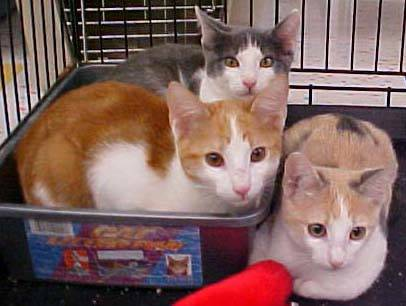
#> input picture keras_2_example_classifier/data/test1/cats/cat.126.jpg, 406 x 306 px
$ python otsu_binarization.py ../keras_2_example_classifier/data/test1/cats/cat.126.jpg
#> lines starting #> are read from the running program, lines starting #| are printed output that depends on the picture; after the words box and inside, x2 and y2 are one past the last pixel; in counts of white or black regions, pixels touching at a corner belong together
import sys
import cv2
import numpy as np
from matplotlib import pyplot as plt

img = cv2.imread(sys.argv[1], 0)
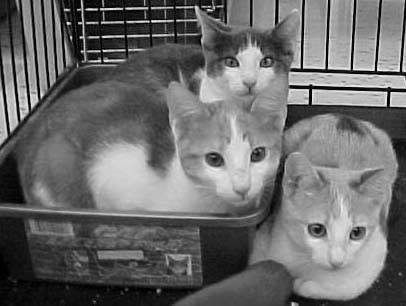
#> img: shape (306, 406); min 0, max 252, mean 106.7
blur = cv2.GaussianBlur(img,(5,5),0)
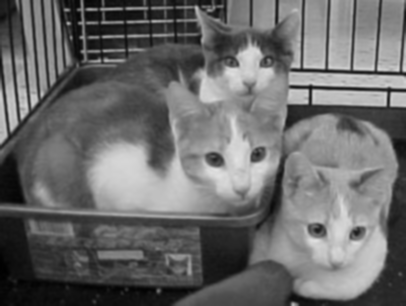
#> blur: shape (306, 406); min 0, max 225, mean 106.7
# find normalized_histogram, and its cumulative distribution function
hist = cv2.calcHist([blur],[0],None,[256],[0,256])
#> hist = 256 values, max 1082 at index 150, min 0 at index 226, mean 485.3
hist_norm = hist.ravel()/hist.max()
#> hist_norm = 256 values, max 1 at index 150, min 0 at index 226, mean 0.449
Q = hist_norm.cumsum()
#> Q = 256 values from 0.00462 to 114.8
bins = np.arange(256)
fn_min = np.inf
thresh = -1
for i in range(1,256):
    p1,p2 = np.hsplit(hist_norm,[i]) # probabilities
    q1,q2 = Q[i],Q[255]-Q[i] # cum sum of classes
    b1,b2 = np.hsplit(bins,[i]) # weights
    # finding means and variances
    m1,m2 = np.sum(p1*b1)/q1, np.sum(p2*b2)/q2
    v1,v2 = np.sum(((b1-m1)**2)*p1)/q1,np.sum(((b2-m2)**2)*p2)/q2
    # calculates the minimization function
    fn = v1*q1 + v2*q2
    if fn < fn_min:
        fn_min = fn
        thresh = i
#> this loop made 255 passes
#> (p1, q1, q2, m1, m2, v1, v2, fn) on passes 1 to 6: ([0.00462], 0.037, 114.8, 0, 106.7, 0, 3048.8, 349948.1), ([0.00462, 0.0323], 0.0786, 114.7, 0.412, 106.7, 0.152, 3046.7, 349586.9), ([0.00462, 0.0323, 0.0416], 0.118, 114.7, 0.977, 106.8, 0.406, 3043.8, 349130.9), ([0.00462, 0.0323, 0.0416, 0.0397], 0.181, 114.6, 1.3, 106.8, 0.809, 3041.7, 348703.4), ([0.00462, 0.0323, 0.0416, 0.0397, 0.0628], 0.275, 114.5, 1.77, 106.9, 1.49, 3038.4, 348040), ([0.00462, 0.0323, 0.0416, 0.0397, 0.0628, 0.0943], 0.409, 114.4, 2.34, 107, 2.31, 3033.5, 347063.3)
#> (q1, q2, m1, m2, v1, v2, fn, fn_min) on passes 8 to 13: (0.835, 114, 3.77, 107.4, 4.01, 3015.4, 343711.3, 343711.3), (1.11, 113.7, 4.5, 107.7, 4.72, 3002.8, 341473.4, 341473.4), (1.39, 113.4, 5.34, 107.9, 5.32, 2987.2, 338857.1, 338857.1), (1.69, 113.1, 6.04, 108.2, 6.05, 2971.5, 336176.5, 336176.5), (2.04, 112.8, 6.65, 108.5, 7, 2955.3, 333322.4, 333322.4), (2.56, 112.3, 6.93, 108.9, 8.61, 2940.4, 330115.8, 330115.8)
# find otsu's threshold value with OpenCV function
ret, otsu = cv2.threshold(blur,0,255,cv2.THRESH_BINARY+cv2.THRESH_OTSU)
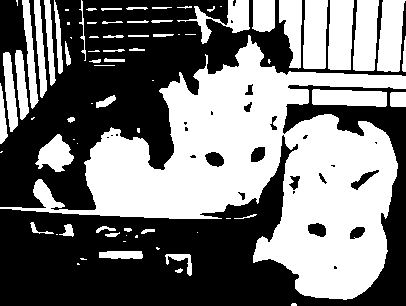
#> otsu: shape (306, 406); 47% white; 78 white regions (28 under 20 px), largest, box (x1, y1, x2, y2) and area: (0, 35, 406, 300) 41164, (328, 0, 354, 70) 1620, (377, 0, 406, 72) 1588
print( "{} {}".format(thresh,ret) )
#| 110 109.0

$ run again, on keras_2_example_classifier/data/test1/cats/cat.142.jpg
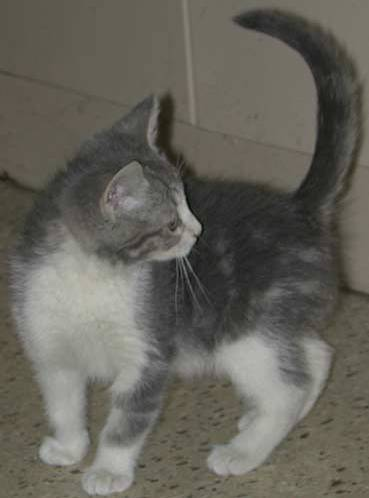
#> input picture keras_2_example_classifier/data/test1/cats/cat.142.jpg, 369 x 498 px
#> hist = 256 values, max 5778 at index 96, min 0 at index 0, mean 717.8
#> hist_norm = 256 values, max 1 at index 96, min 0 at index 0, mean 0.124
#> Q = 256 values from 0 to 31.8
#> the loop `for i in range(1,256):` made 255 passes
#> (q1, q2, m1, m2, v1, v2, fn, fn_min) on passes 24 to 30: (0.000173, 31.8, 0, 98.45, 0, 1082.9, 34440.4, 34440.4), (0.000519, 31.8, 8, 98.46, 85.33, 1082.9, 34439.5, 34439.5), (0.00121, 31.8, 10.57, 98.46, 85.24, 1082.9, 34437.7, 34437.7), (0.00173, 31.8, 17.8, 98.46, 41.11, 1082.8, 34434, 34434), (0.00225, 31.8, 19.92, 98.46, 28.16, 1082.7, 34431.4, 34431.4), (0.00415, 31.8, 14.29, 98.47, 80.01, 1082.7, 34429.1, 34429.1), (0.00813, 31.8, 14.09, 98.48, 94.31, 1082.5, 34420.3, 34420.3)
#> `ret, otsu = cv2.threshold(blur,0,255,cv2.THRESH_BINARY+cv2.THRESH_OTSU)`:
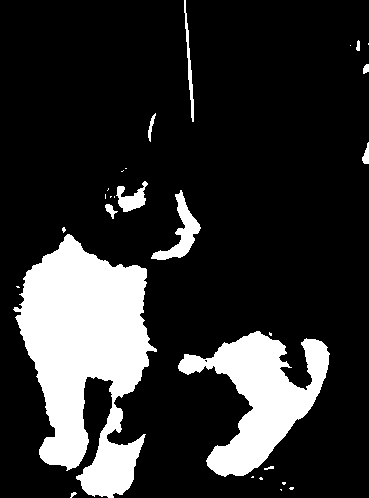
#> otsu: shape (498, 369); 18.3% white; 28 white regions (16 under 20 px), largest, box (x1, y1, x2, y2) and area: (13, 234, 157, 498) 21578, (178, 331, 330, 477) 9700, (151, 190, 201, 260) 1059
#| 120 119.0

$ run again, on keras_2_example_classifier/data/test1/cats/cat.178.jpg
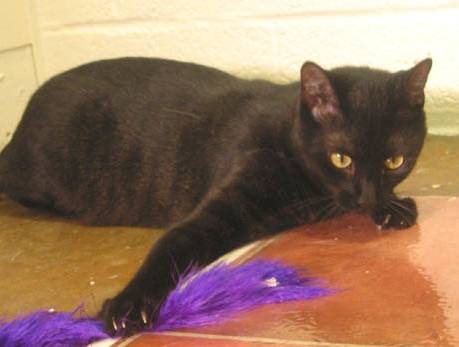
#> input picture keras_2_example_classifier/data/test1/cats/cat.178.jpg, 459 x 347 px
#> `img = cv2.imread(sys.argv[1], 0)`:
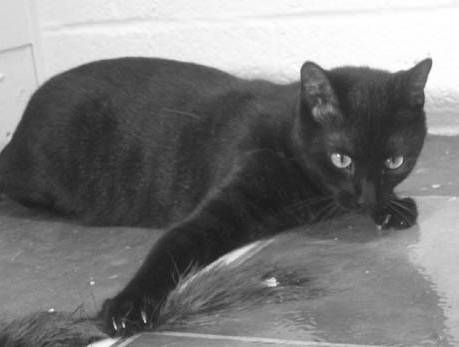
#> img: shape (347, 459); min 24, max 255, mean 122.7
#> hist = 256 values, max 2464 at index 254, min 0 at index 0, mean 622.2
#> hist_norm = 256 values, max 1 at index 254, min 0 at index 0, mean 0.253
#> Q = 256 values from 0 to 64.64
#> the loop `for i in range(1,256):` made 255 passes
#> (q1, q2, m1, m2, v1, v2, fn, fn_min) on passes 29 to 35: (0.0353, 64.6, 0, 122.8, 0, 5104.6, 329780.8, 329780.8), (0.0897, 64.55, 11.42, 122.9, 121.7, 5104.1, 329481.7, 329481.7), (0.189, 64.45, 14.07, 123.1, 114.8, 5104.7, 329025.3, 329025.3), (0.358, 64.28, 15.99, 123.3, 108.8, 5105.2, 328209.9, 328209.9), (0.634, 64.01, 17.57, 123.8, 104.2, 5105.4, 326842.8, 326842.8), (1.02, 63.62, 19.89, 124.4, 91.29, 5101, 324629.3, 324629.3), (1.45, 63.19, 22.97, 125, 68.08, 5086.9, 321541.5, 321541.5)
#> `ret, otsu = cv2.threshold(blur,0,255,cv2.THRESH_BINARY+cv2.THRESH_OTSU)`:
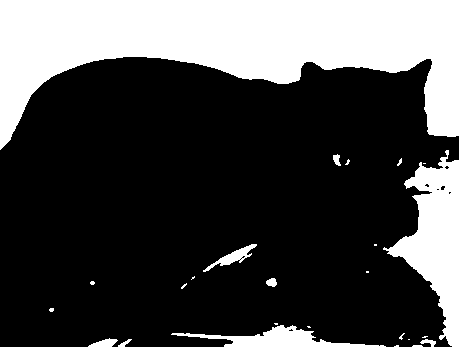
#> otsu: shape (347, 459); 28.3% white; 25 white regions (14 under 20 px), largest, box (x1, y1, x2, y2) and area: (0, 0, 459, 150) 35583, (383, 150, 459, 347) 6722, (171, 325, 386, 347) 1748
#| 153 153.0

$ run again, on keras_2_example_classifier/data/test1/cats/cat.190.jpg
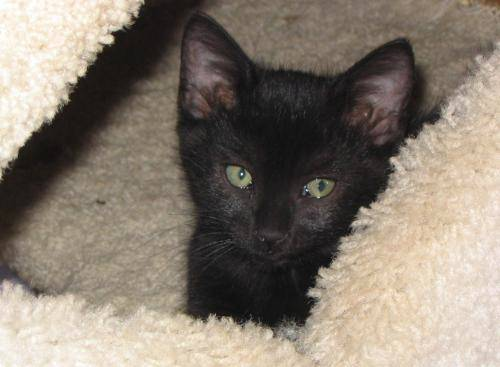
#> input picture keras_2_example_classifier/data/test1/cats/cat.190.jpg, 500 x 367 px
#> `img = cv2.imread(sys.argv[1], 0)`:
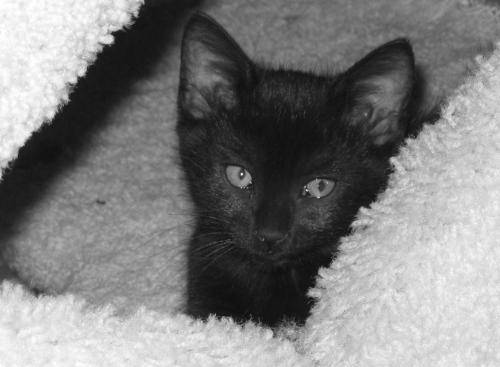
#> img: shape (367, 500); min 0, max 255, mean 126
#> hist = 256 values, max 2814 at index 24, min 0 at index 0, mean 716.8
#> hist_norm = 256 values, max 1 at index 24, min 0 at index 0, mean 0.255
#> Q = 256 values from 0 to 65.21
#> the loop `for i in range(1,256):` made 255 passes
#> (p1, q1, q2, m1, m2, v1, v2, fn) on pass 16: ([0, 0, 0, 0, 0, 0, 0, 0, 0, 0, 0, 0, 0, 0, 0, 0], 0.00711, 65.2, 0, 126, 0, 5751.9, 375038.3)
#> `ret, otsu = cv2.threshold(blur,0,255,cv2.THRESH_BINARY+cv2.THRESH_OTSU)`:
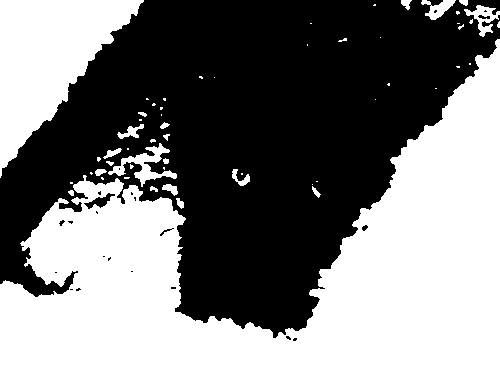
#> otsu: shape (367, 500); 47.5% white; 56 white regions (35 under 20 px), largest, box (x1, y1, x2, y2) and area: (0, 39, 500, 367) 71713, (0, 0, 144, 178) 12593, (108, 143, 177, 187) 902
#| 130 129.0
